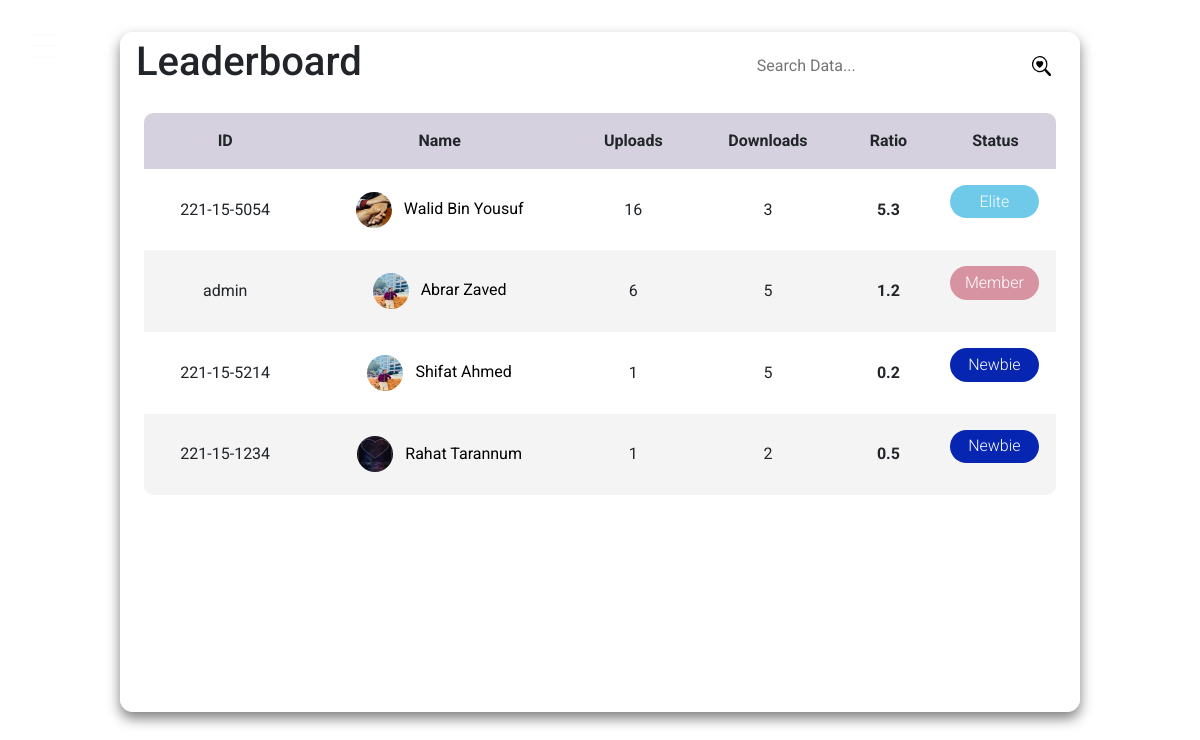
The app's page /dashboard/leaderboard with its own data.
### dashboard/models.py (models this page shows, shortened)
class UserAttribute(models.Model):
    user=models.ForeignKey(Student, verbose_name="User", on_delete=models.CASCADE)
    uploads=models.IntegerField(default=0)
    downloads=models.IntegerField(default=0)

### authentication/models.py (models this page shows)
class Student(AbstractBaseUser, PermissionsMixin):
    student_id = models.CharField(max_length=50, unique=True)
    profile_pic=models.ImageField(upload_to='profile_pic/',null=True,blank=True)
    name = models.CharField(max_length=150, blank=True)
    email = models.EmailField(max_length=254, blank=True)
    dept = models.CharField(max_length=50, blank=True)
    phone_number=models.CharField(max_length=50,blank=True)
    website=models.CharField(max_length=200,null=True,blank=True)
    is_active = models.BooleanField(default=True)
    is_admin = models.BooleanField(default=False)
    is_staff = models.BooleanField(default=False)
    groups = None
    user_permissions = None
    objects = MyUserManager()
    USERNAME_FIELD = "student_id"
    REQUIRED_FIELDS = []  # List additional required fields here, if any
    def __str__(self):
        return self.student_id

### dashboard/views.py (the view)
# urls.py: path("leaderboard", views.leaderboard_view, name="leaderboard"),
def leaderboard_view(request):
    user_attributes = UserAttribute.objects.all().order_by("-uploads")
    return render(
        request, "dashboard/leaderboard.html", {"user_attributes": user_attributes}
    )

### dashboard/templatetags/custom_filters.py (called while the page is built)
@register.filter
def ratio(downloads, user):
    uploads = UserAttribute.objects.get(user=user).uploads
    return f"{uploads / downloads:.1f}" if downloads != 0 else "N/A"

@register.filter
def badge(uploads):
    if uploads <= 5:
        return "Newbie"
    elif uploads <= 10:
        return "Member"
    elif uploads <= 15:
        return "Regular"
    elif uploads <= 20:
        return "Elite"
    elif uploads <= 25:
        return "Supreme"
    else:
        return "Wizard"

### templates/dashboard/leaderboard.html (shortened to what this page needs)
{% extends "sidebar/main.html" %}
{% load static %}
{% load custom_filters %}
{% block content %}
<!DOCTYPE html>
<html lang="en">
<head>
    <link rel="stylesheet" type="text/css" href="{% static 'css/leaderboard.css' %}">
</head>
<body>
    <div class="leaderboard-wrapper">
        <main class="custom-table" id="customers_table">
            <section class="custom-table__header">
                <h1>Leaderboard</h1>
                <div class="custom-input-group">
                    <input type="search" placeholder="Search Data..." style="width: 100%; padding: 0 0.5rem 0 0.3rem; background-color: transparent; border: none; outline: none;">
                    <img src="{% static 'images/search-heart.svg' %}" alt="search" style="width: 1.2rem; height: 1.2rem;">
                </div>
            </section>
            <section class="custom-table__body">
                <table>
                    <thead>
                        <tr>
                            <th>ID</th>
                            <th>Name</th>
                            <th>Uploads</th>
                            <th>Downloads</th>
                            <th>Ratio</th>
                            <th>Status</th>
                        </tr>
                    </thead>
                    <tbody>
                        {% for user in user_attributes %}
                        <tr>
                            <td>{{user.user}}</td>
                            <td>
                                <a href="{% if request.user.id == user.user.id %}{% url 'profile' %}{% else %}{% url 'view_profile' user.user %}{% endif %}" style="text-decoration: none; color:black">
                                    <img src="{{ user.user.profile_pic.url }}" alt="">
                                    {{ user.user.name }}
                                </a>
                            </td>
                            <td>{{user.uploads}}</td>
                            <td>{{user.downloads}}</td>
                            <td><strong>{{user.downloads|ratio:user.user}}</strong></td>
                            <td><p class="status {{user.uploads|badge}}" style="color:white">{{user.uploads|badge}}</p></td>
                        </tr>
                        {% endfor %}
                    </tbody>
                </table>
            </section>
        </main>
    </div>
</body>
</html>
{% endblock content %}

### static/css/style.css (style rules this page uses)
body { font-family: "Roboto", -apple-system, BlinkMacSystemFont, "Segoe UI", Roboto, "Helvetica Neue", Arial, "Noto Sans", sans-serif, "Apple Color Emoji", "Segoe UI Emoji", "Segoe UI Symbol", "Noto Color Emoji"; background-color: #fcfcfc; }
p { color: #b3b3b3; font-weight: 300; }
h1, h2, h3, h4, h5, h6, .h1, .h2, .h3, .h4, .h5, .h6 { font-family: "Roboto", -apple-system, BlinkMacSystemFont, "Segoe UI", Roboto, "Helvetica Neue", Arial, "Noto Sans", sans-serif, "Apple Color Emoji", "Segoe UI Emoji", "Segoe UI Symbol", "Noto Color Emoji"; }
a { -webkit-transition: 0.3s all ease; -o-transition: 0.3s all ease; transition: 0.3s all ease; }
a, a:hover { text-decoration: none !important; }
body { position: relative; }
body:before { position: absolute; content: ""; z-index: 1; top: 0; left: 0; right: 0; bottom: 0; background-color: rgba(0, 0, 0, 0.5); opacity: 0; visibility: hidden; -webkit-transition: 0.3s all ease-in-out; -o-transition: 0.3s all ease-in-out; transition: 0.3s all ease-in-out; }
aside, main { height: 100vh; min-height: 580px; }
main { width: calc(100%); }

### static/css/leaderboard.css (style rules this page uses)
body { margin: 0; min-height: 100vh; display: flex; justify-content: center; align-items: center; background: url(https://wallpapercave.com/wp/wp10981140.jpg) center / cover no-repeat; }
.leaderboard-wrapper { width: 100%; display: flex; justify-content: center; align-items: center; padding: 2rem; }
.custom-table { width: 80vw; height: 85vh; background-color: rgba(255, 255, 255, 0.5); backdrop-filter: blur(7px); box-shadow: 0 0.4rem 0.8rem rgba(0, 0, 0, 0.5); border-radius: 0.8rem; overflow: hidden; display: flex; flex-direction: column; }
.custom-table__header { width: 100%; height: 10%; background-color: rgba(255, 255, 255, 0.25); padding: 0.8rem 1rem; display: flex; justify-content: space-between; align-items: center; }
.custom-input-group { width: 35%; height: 100%; background-color: rgba(255, 255, 255, 0.3); padding: 0 0.8rem; border-radius: 2rem; display: flex; justify-content: center; align-items: center; transition: 0.2s; }
.custom-table__body { width: 95%; max-height: calc(89% - 1.6rem); background-color: rgba(255, 255, 255, 0.75); margin: 0.8rem auto; border-radius: 0.6rem; overflow: auto; overflow: overlay; }
.custom-table th, .custom-table td { padding: 1rem; text-align: center; }
.status { padding: 0.3rem 0; border-radius: 2rem; text-align: center; margin-left: -1px; margin-right: 1px; }
.status.Newbie { background-color: #0625b1; color: #6b0024; }
.status.Member { background-color: #d893a3; color: #a7384c; }
.status.Elite { background-color: #6fcaea; }
thead th { position: sticky; top: 0; left: 0; background-color: #d5d1defe; cursor: pointer; text-transform: capitalize; }
tbody tr:nth-child(even) { background-color: #0000000b; }
tbody tr { --delay: 0.1s; transition: 0.5s ease-in-out var(--delay), background-color 0s; }
tbody tr td, tbody tr td p, tbody tr td img { transition: 0.2s ease-in-out; }
table { width: 100%; }
td img { width: 36px; height: 36px; margin-right: 0.5rem; border-radius: 50%; vertical-align: middle; }

### records on screen
UserAttribute: user "221-15-5054", user.profile_pic (picture), user.name "Walid Bin Yousuf", uploads "16", downloads "3", downloads|ratio "5.3", uploads|badge "Elite"
UserAttribute: user "admin", user.profile_pic (picture), user.name "Abrar Zaved", uploads "6", downloads "5", downloads|ratio "1.2", uploads|badge "Member"
UserAttribute: user "221-15-5214", user.profile_pic (picture), user.name "Shifat Ahmed", uploads "1", downloads "5", downloads|ratio "0.2", uploads|badge "Newbie"
UserAttribute: user "221-15-1234", user.profile_pic (picture), user.name "Rahat Tarannum", uploads "1", downloads "2", downloads|ratio "0.5", uploads|badge "Newbie"
